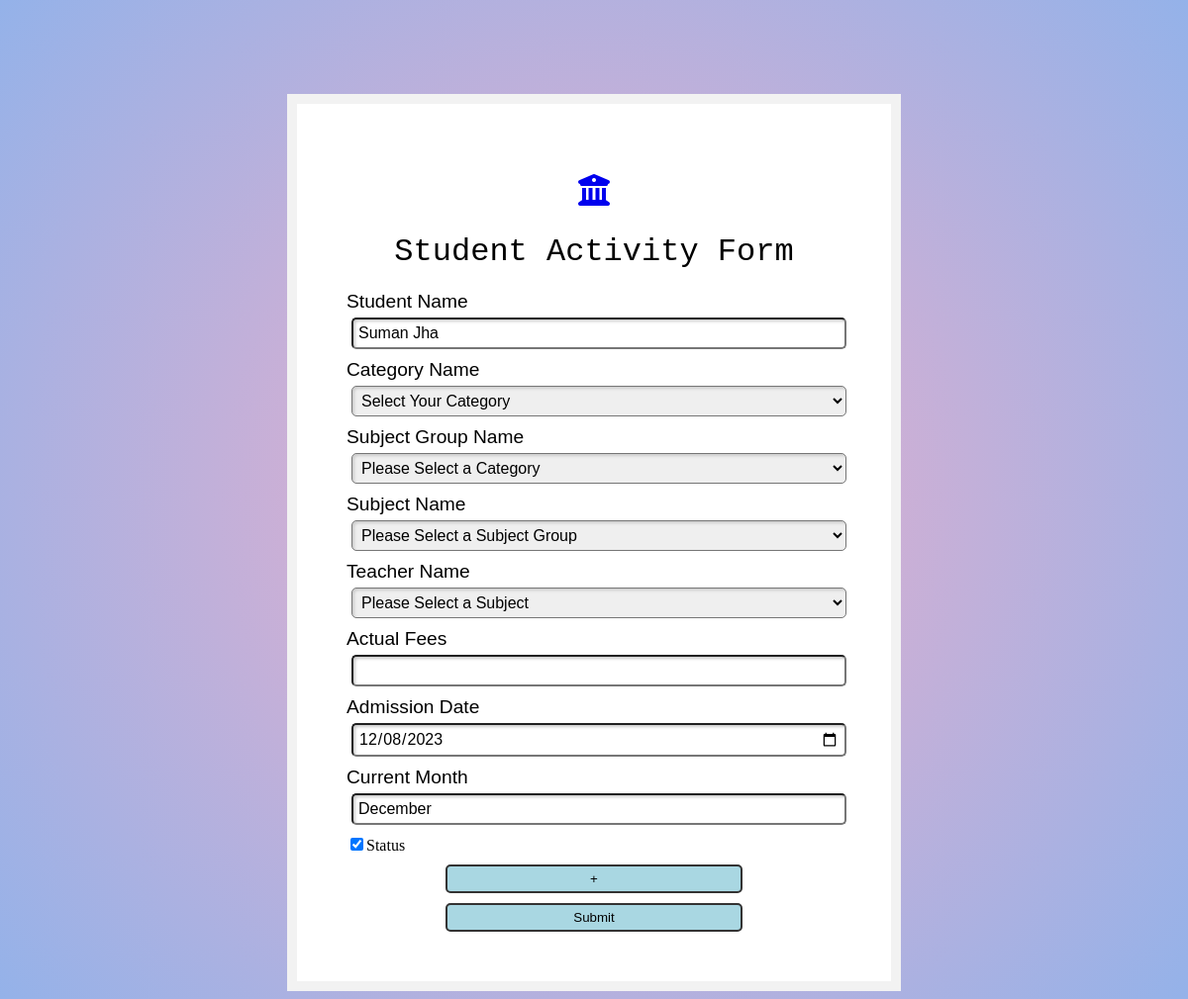
Screenshot of /student_add_sub.php?id=53 with the database file from the repository.
### tables this page shows
CREATE TABLE `student_registration` (
  `Student_id` int(11) NOT NULL,
  `Student_name` varchar(500) NOT NULL,
  `Student_reg_no` varchar(256) NOT NULL,
  `Phone_no` varchar(255) NOT NULL,
  `Address` varchar(1000) NOT NULL,
  `Guardian_phone` varchar(255) NOT NULL,
  `Email` varchar(500) NOT NULL,
  `Gender` varchar(20) NOT NULL,
  `Joining_date` date NOT NULL,
  `Class` varchar(50) NOT NULL,
  `Date_of_birth` date NOT NULL,
  `Status` char(1) NOT NULL DEFAULT 'Y'
);

### student_add_sub.php (the view, shortened to what this page needs)
<?php
include("conn.php");
?>
<?php
$id=$_REQUEST['id'];
 $data=mysqli_fetch_array(mysqli_query($conn,"SELECT * FROM student_registration WHERE Student_id='$id'"));
          $name =$data['Student_name'];
          $join_date = $data['Joining_date'];
          $d = date_parse_from_format("Y-m-d", $join_date);
          if($d["month"] ==1){
            $date='Jannuary';
          }
          elseif($d["month"] ==2){
            $date='February';
          }
          elseif($d["month"] ==3){
            $date='March';
          }
          elseif($d["month"] ==4){
            $date='April';
          }
          elseif($d["month"] ==5){
            $date='May';
          }
          elseif($d["month"] ==6){
            $date='June';
          }
          elseif($d["month"] ==7){
            $date='July';
          }
          elseif($d["month"] ==8){
            $date='August';
          }
          elseif($d["month"] ==9){
            $date='September';
          }
          elseif($d["month"] ==10){
            $date='October';
          }
          elseif($d["month"] ==11){
            $date='November';
          }
          elseif($d["month"] ==12){
            $date='December';
          }
?>
<!DOCTYPE html>
<html lang="en">
<head>
    <link rel = "stylesheet" href="student_act.css" >
    <link rel = "stylesheet" href="https://cdnjs.cloudflare.com/ajax/libs/font-awesome/6.1.1/css/all.min.css" />
</head>
<body>
<div class="form-box">
  <h1><a href="index.php"><i class="fa-solid fa-building-columns"></i></a></h1>
  <h1>Student Activity Form</h1>
  <form action="" name="paymentform" id="paymentform" method="post" onSubmit="return checking();">
    <div class="form-group">
      <label for="studentid">Student Name</label>
      <input class="form-control" id="Student_name" type="text" name="Student_name" value="<?php echo $name ?>"/>
    </div>
    <div class="form-group">
      <label for="categoryid">Category Name</label>
      <select class="form-control" name="Category_id" id="Category_id" onchange="subject_groupchk(this.value)" >
									<option value=""> Select Your Category</option>
	    </select>
    </div>
    <div class="form-group">
      <label for="categoryid">Subject Group Name</label>
      <select class="form-control" name="Subject_group_id" id="Subject_group_id" onchange="subject_chk(this.value)"  >
									<option value=""> Select Your subject group</option>
	    </select>
    </div>
    <div class="form-group">
      <label for="subjectid">Subject Name</label>
      <select class="form-control" name="Subject_id" id="Subject_id" onchange="teacher_chk(this.value)">
									<option value=""> Select your subject</option>
	    </select>
    </div>
    <div class="form-group">
    <label for="teacherid">Teacher Name</label>
      <select class="form-control" name="Teacher_id" id="Teacher_id" >
									<option value="">Select teacher</option>
	    </select>
    </div>
    <div class="form-group">
      <label for="fees">Actual Fees</label>
      <input class="form-control" id="Actual_fees" type="int" name="Actual_fees"/>
    </div>
    <div class="form-group">
      <label for="joining-date">Admission Date</label>
      <input class="form-control" id="Joining_date" type="date" name="Joining_date" value= "<?php echo $join_date ?>"oninput="showdt()"/>
    </div>
    <div class="form-group">
      <label for="Month">Current Month</label>
      <input class="form-control" id="Month" type="text" name="Month" value= "<?php echo $date ?>"/>
    </div>
    <input type="checkbox" name="Status" id="Status" value="Y" checked />Status
    <div class="but">
      <input class="btn btn-primary" type="submit" name="add" value="+" /><br>
    </div>
    <div class="but">
        <input class="btn btn-primary" type="submit" value="Submit" /><br>
    </div>
  </form>
</div>
</body>
</html>

### student_act.css (style rules this page uses)
body { background: rgb(238,174,202); background: radial-gradient(circle, rgba(238,174,202,1) 0%, rgba(148,178,233,1) 100%); margin-top: 95px; }
.form-box { max-width: 500px; margin: auto; padding: 50px; background: #ffffff; border: 10px solid #f2f2f2; }
.form-group { margin-bottom: 5px; font-family: sans-serif; }
h1 { text-align: center; font-family:Arial, Helvetica, sans-serif; font: 2em "typewriter", monospace; align-self: center; }
input[type=text],input[type=int],input[type=date], select { border-radius: 5px; font-family: inherit; font-size: 100%; padding: 5px; margin: 5px; box-sizing: border-box; width: 100%; box-shadow: inset 2px 2px 3px #ccc; }
label { font: 1.2em "typewriter", sans-serif; }
.but,.bt { display: flex; justify-content: center; margin-top: 10px; }
.btn { background-color: rgb(169, 215, 226); padding: 5px; font: bold 1.2em ; border: 2px solid #333; border-radius: 5px; width: 60%; cursor: pointer; }

### rows the page displays
student_registration: Student_name "Suman Jha", Joining_date "12/08/2023", Month "December"
